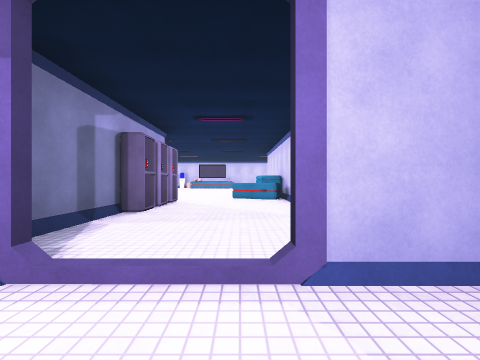
view 1 (above)

16 first-person views from a walk through a Unity game level. The camera is 1.2 m above the floor, looks level and sees 85° across. The floor is counted in squares, 2 m on a side. Each view is taken from the middle of a square. On the plan, view 1 faces up. The plan holds only what a view shows up to about 9 squares ahead; the rest is blank. The place goes on beyond the plan. The player character is not drawn. Door leaves are left out, so doorways stand open. Some surface patterns are stand-ins.

view 2
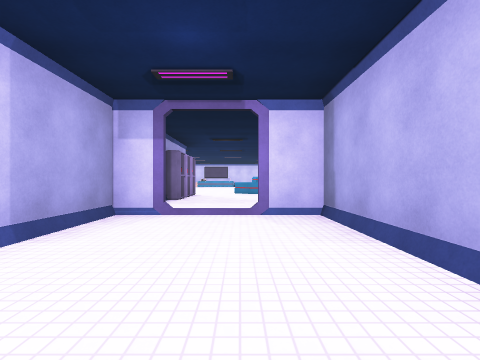

view 3
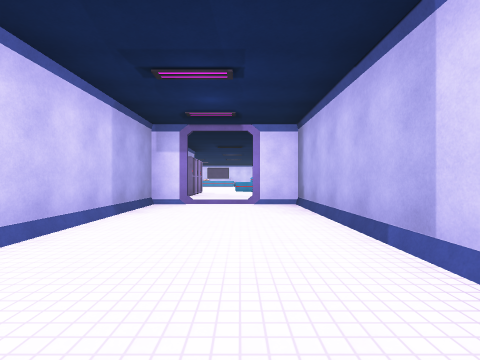

view 4
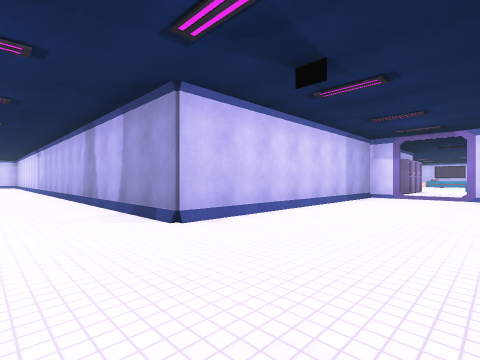

view 5
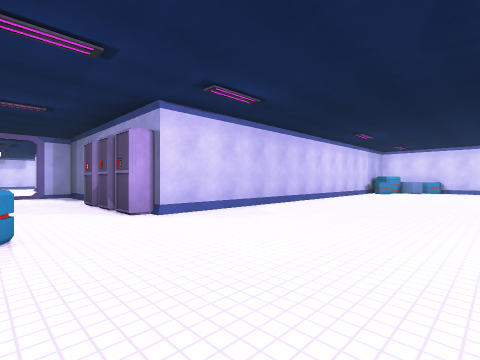

view 6
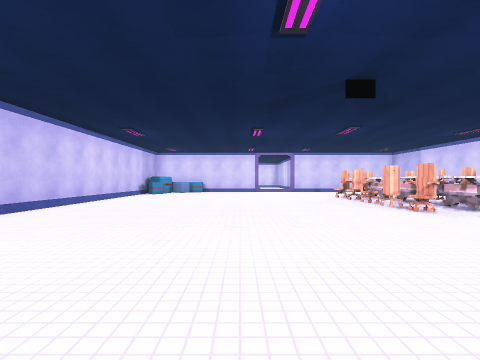

view 7
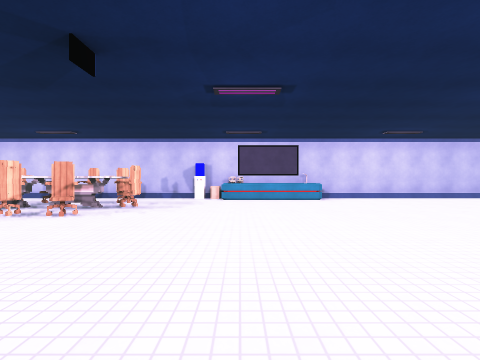

view 8
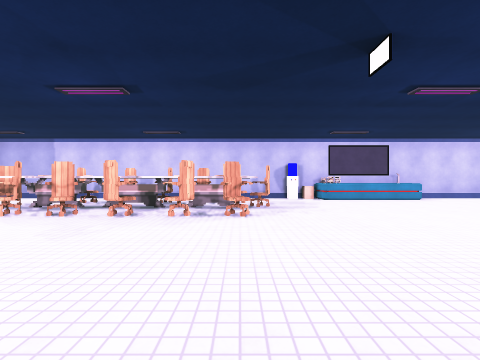

view 9
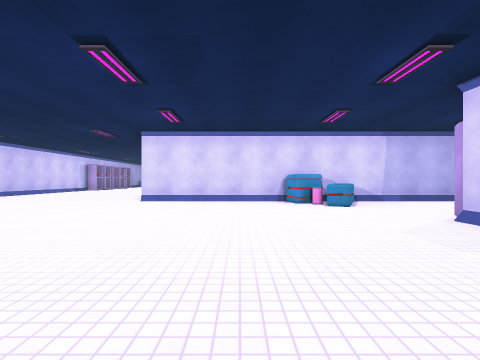

view 10
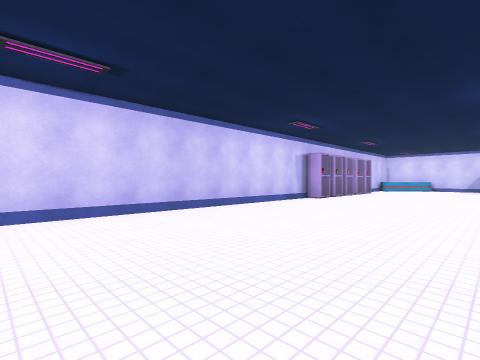

view 11
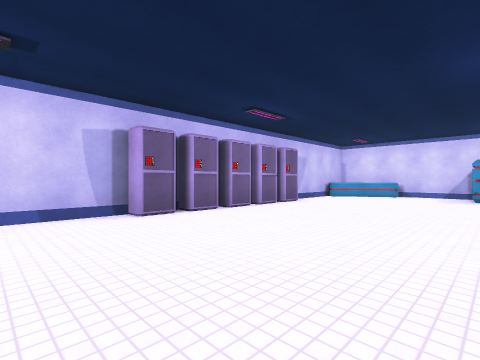

view 12
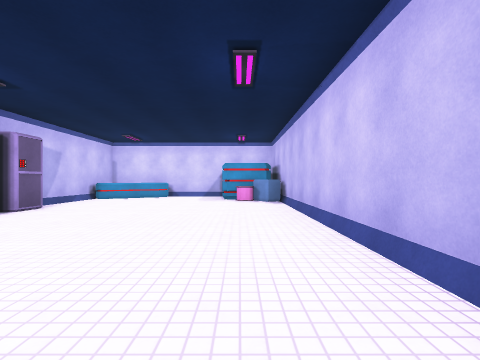

view 13
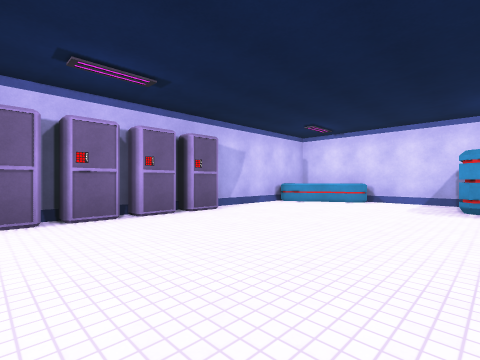

view 14
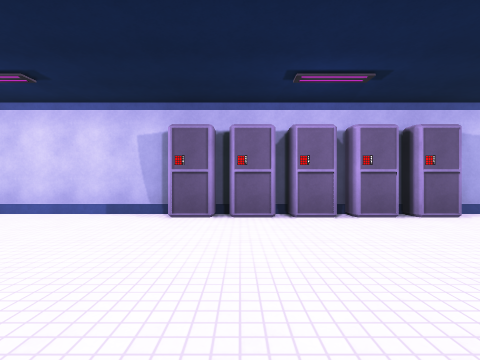

view 15
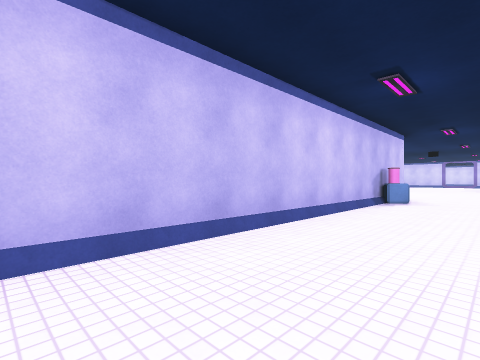

view 16
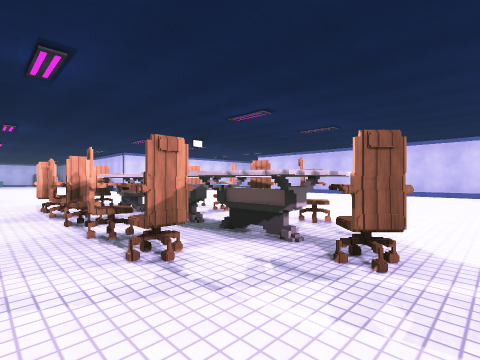

### Floor plan
Key: @ floor where view 1 was taken; # wall or solid block; . floor; / step, stairs or slope; D open door; C crate; L locker; H chair; T table; O other object.
Columns run from 12 left of view 1 to 18 right of it. Each row starts with its distance up from view 1.
 20 #########   ##################.
 19 .........  O.........LLLLL... .
 18 ..HHHHH......................C#
 17 .HTTTTTH......................#
 16 .TTHTTH.......................#
 15 ..H.HH......................CC
 14 ..............#C###########C##
 13 ..............#
 12 ..............#
 11 ..............#
 10 ..............#
  9  ...........CC#
  8  //////////..C#
  7  #########L...#
  6           L...#
  5           L...#
  4          #....
  3          #....
  2           #DD##
  1          #/...#
  0          #/.@.#
 -1          #/...#
 -2          #/...#
 -3          #/...#
 -4          #/...
 -5          #/...
 -6   ########/...
 -7   ............
 -8     ..........

Where each view was taken, in squares from view 1:
view 1: 0 up, 0 right, facing up
view 2: 3 down, 0 right, facing up
view 3: 5 down, 0 right, facing up
view 4: 8 down, 1 right, facing up-left
view 5: 12 up, 0 right, facing down-left
view 6: 12 up, 1 left, facing left
view 7: 11 up, 3 left, facing up
view 8: 11 up, 6 left, facing up
view 9: 11 up, 6 left, facing right
view 10: 15 up, 1 right, facing up-right
view 11: 15 up, 7 right, facing up-right
view 12: 15 up, 8 right, facing right
view 13: 15 up, 10 right, facing up-right
view 14: 15 up, 10 right, facing up
view 15: 16 up, 11 right, facing down-left
view 16: 19 up, 12 left, facing down-right
